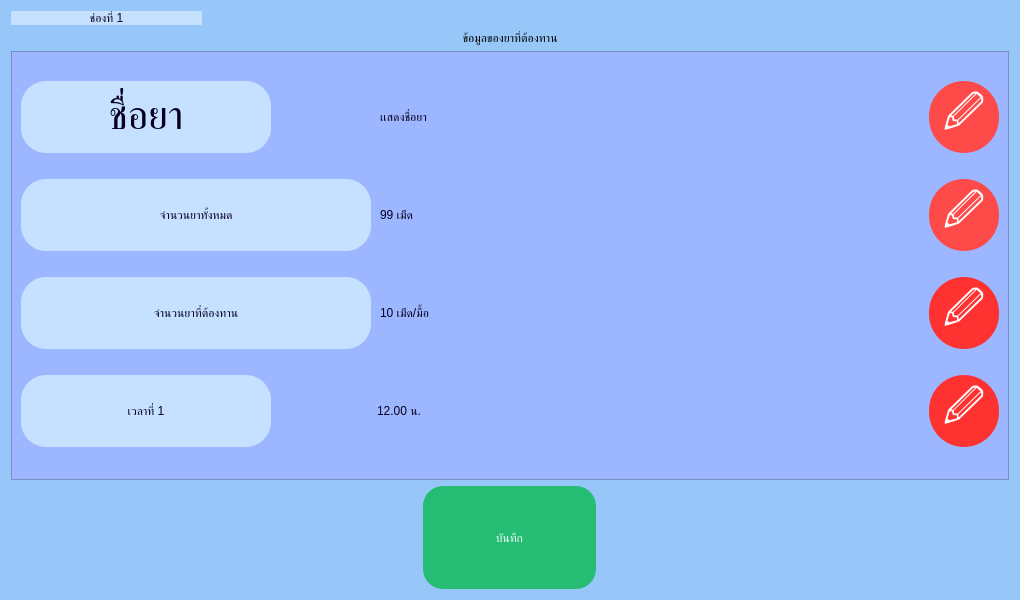
<?xml version="1.0" encoding="UTF-8"?>
<ui version="4.0">
 <class>background_summary_screen</class>
 <widget class="QDialog" name="background_summary_screen">
  <property name="geometry">
   <rect>
    <x>0</x>
    <y>0</y>
    <width>1020</width>
    <height>600</height>
   </rect>
  </property>
  <property name="windowTitle">
   <string>Dialog</string>
  </property>
  <property name="styleSheet">
   <string notr="true">QWidget#background_summary_screen{
background-color: #97C7F9}</string>
  </property>
  <layout class="QGridLayout" name="gridLayout">
   <item row="3" column="0">
    <widget class="QLabel" name="text_header_summary_screen">
     <property name="styleSheet">
      <string notr="true">font: 75 34pt &quot;JasmineUPC&quot;;
</string>
     </property>
     <property name="text">
      <string>ข้อมูลของยาที่ต้องทาน</string>
     </property>
     <property name="scaledContents">
      <bool>false</bool>
     </property>
     <property name="alignment">
      <set>Qt::AlignCenter</set>
     </property>
     <property name="wordWrap">
      <bool>false</bool>
     </property>
     <property name="margin">
      <number>0</number>
     </property>
     <property name="indent">
      <number>50</number>
     </property>
    </widget>
   </item>
   <item row="5" column="0">
    <widget class="QScrollArea" name="scroll_area">
     <property name="minimumSize">
      <size>
       <width>0</width>
       <height>300</height>
      </size>
     </property>
     <property name="styleSheet">
      <string notr="true">background-color:rgb(156, 183, 255);
border-color:rgb(156, 183, 255);

</string>
     </property>
     <property name="widgetResizable">
      <bool>true</bool>
     </property>
     <widget class="QWidget" name="scrollAreaWidgetContents">
      <property name="geometry">
       <rect>
        <x>0</x>
        <y>0</y>
        <width>996</width>
        <height>356</height>
       </rect>
      </property>
      <layout class="QGridLayout" name="gridLayout_2">
       <item row="5" column="1">
        <widget class="QLabel" name="show_total_pills">
         <property name="enabled">
          <bool>true</bool>
         </property>
         <property name="minimumSize">
          <size>
           <width>350</width>
           <height>60</height>
          </size>
         </property>
         <property name="styleSheet">
          <string notr="true">font: 75 34pt &quot;JasmineUPC&quot;;
color: #070021;
margin-right:50px</string>
         </property>
         <property name="text">
          <string>99 เม็ด</string>
         </property>
        </widget>
       </item>
       <item row="0" column="1">
        <widget class="QLabel" name="show_pill_name">
         <property name="enabled">
          <bool>true</bool>
         </property>
         <property name="sizePolicy">
          <sizepolicy hsizetype="Preferred" vsizetype="Preferred">
           <horstretch>0</horstretch>
           <verstretch>0</verstretch>
          </sizepolicy>
         </property>
         <property name="minimumSize">
          <size>
           <width>379</width>
           <height>0</height>
          </size>
         </property>
         <property name="styleSheet">
          <string notr="true">font: 75 32pt &quot;JasmineUPC&quot;;
color: #070021;
border: none;
margin-right:50px</string>
         </property>
         <property name="text">
          <string>เเสดงชื่อยา</string>
         </property>
         <property name="margin">
          <number>5</number>
         </property>
        </widget>
       </item>
       <item row="8" column="1">
        <widget class="QLabel" name="show_amount_pill">
         <property name="sizePolicy">
          <sizepolicy hsizetype="Preferred" vsizetype="Preferred">
           <horstretch>50</horstretch>
           <verstretch>0</verstretch>
          </sizepolicy>
         </property>
         <property name="styleSheet">
          <string notr="true">font: 75 34pt &quot;JasmineUPC&quot;;
color: #070021;
margin-right:50px</string>
         </property>
         <property name="text">
          <string>10 เม็ด/มื้อ</string>
         </property>
        </widget>
       </item>
       <item row="12" column="3">
        <widget class="QToolButton" name="button_edit_time">
         <property name="minimumSize">
          <size>
           <width>70</width>
           <height>70</height>
          </size>
         </property>
         <property name="styleSheet">
          <string notr="true">QToolButton#button_edit_time {
   font-size: 40px;
  background-color: rgb(255, 74, 74);
  border-radius: 35px;
  color: white;
}
QToolButton#button_edit_time {
	font-size: 40px;
  background-color: rgb(255, 50, 50);
  border-radius: 35px;
  color: white;
}</string>
         </property>
         <property name="text">
          <string>🖉</string>
         </property>
        </widget>
       </item>
       <item row="0" column="3">
        <widget class="QToolButton" name="button_edit_pill_name">
         <property name="minimumSize">
          <size>
           <width>70</width>
           <height>70</height>
          </size>
         </property>
         <property name="styleSheet">
          <string notr="true">QToolButton#button_edit_pill_name  {
   font-size: 40px;
  background-color: rgb(255, 74, 74);
  border-radius: 35px;
  color: white;
}
QToolButton#button_edit_pill_name :hover {
 font-size: 40px;
  background-color: rgb(255, 50, 50);
  border-radius:35px;
  color: white;
}</string>
         </property>
         <property name="text">
          <string>🖉</string>
         </property>
        </widget>
       </item>
       <item row="12" column="1">
        <widget class="QLabel" name="show_time">
         <property name="styleSheet">
          <string notr="true">font: 75 34pt &quot;JasmineUPC&quot;;
color: #070021;
</string>
         </property>
         <property name="text">
          <string>12.00 น.</string>
         </property>
         <property name="margin">
          <number>5</number>
         </property>
        </widget>
       </item>
       <item row="5" column="3">
        <widget class="QToolButton" name="button_edit_total_pills">
         <property name="minimumSize">
          <size>
           <width>70</width>
           <height>70</height>
          </size>
         </property>
         <property name="styleSheet">
          <string notr="true">QToolButton#button_edit_total_pills {
   font-size: 40px;
  background-color: rgb(255, 74, 74);
  border-radius: 35px;
  color: white;
}
QToolButton#button_edit_total_pills:hover {
	font-size: 40px;
  background-color: rgb(255, 50, 50);
  border-radius: 35px;
  color: white;
}</string>
         </property>
         <property name="text">
          <string>🖉</string>
         </property>
        </widget>
       </item>
       <item row="8" column="0">
        <widget class="QLabel" name="question_amount_pill">
         <property name="minimumSize">
          <size>
           <width>350</width>
           <height>0</height>
          </size>
         </property>
         <property name="maximumSize">
          <size>
           <width>400</width>
           <height>16777215</height>
          </size>
         </property>
         <property name="styleSheet">
          <string notr="true">background-color: none;
font: 75 30pt &quot;JasmineUPC&quot;;
border-radius: 25px;
color: #070021;
background-color: #C5E1FF;</string>
         </property>
         <property name="text">
          <string>จำนวนยาที่ต้องทาน</string>
         </property>
         <property name="alignment">
          <set>Qt::AlignCenter</set>
         </property>
         <property name="wordWrap">
          <bool>true</bool>
         </property>
         <property name="margin">
          <number>5</number>
         </property>
        </widget>
       </item>
       <item row="8" column="3">
        <widget class="QToolButton" name="button_edit_amount_pill">
         <property name="minimumSize">
          <size>
           <width>70</width>
           <height>70</height>
          </size>
         </property>
         <property name="styleSheet">
          <string notr="true">QToolButton#button_edit_amount_pill {
   font-size: 40px;
  background-color: rgb(255, 74, 74);
  border-radius: 35px;
  color: white;
}
QToolButton#button_edit_amount_pill {
	font-size: 40px;
  background-color: rgb(255, 50, 50);
  border-radius: 35px;
  color: white;
}</string>
         </property>
         <property name="text">
          <string>🖉</string>
         </property>
        </widget>
       </item>
       <item row="0" column="0">
        <widget class="QLabel" name="question_pill_name">
         <property name="sizePolicy">
          <sizepolicy hsizetype="Preferred" vsizetype="Preferred">
           <horstretch>0</horstretch>
           <verstretch>0</verstretch>
          </sizepolicy>
         </property>
         <property name="minimumSize">
          <size>
           <width>250</width>
           <height>35</height>
          </size>
         </property>
         <property name="maximumSize">
          <size>
           <width>2</width>
           <height>100</height>
          </size>
         </property>
         <property name="sizeIncrement">
          <size>
           <width>0</width>
           <height>0</height>
          </size>
         </property>
         <property name="font">
          <font>
           <family>JasmineUPC</family>
           <pointsize>30</pointsize>
           <weight>9</weight>
           <italic>false</italic>
           <bold>false</bold>
          </font>
         </property>
         <property name="layoutDirection">
          <enum>Qt::LeftToRight</enum>
         </property>
         <property name="styleSheet">
          <string notr="true">background-color: #C5E1FF;
font: 75 30pt &quot;JasmineUPC&quot;;
border-radius: 25px;
color: #070021;

</string>
         </property>
         <property name="frameShape">
          <enum>QFrame::NoFrame</enum>
         </property>
         <property name="frameShadow">
          <enum>QFrame::Plain</enum>
         </property>
         <property name="text">
          <string>ชื่อยา</string>
         </property>
         <property name="scaledContents">
          <bool>false</bool>
         </property>
         <property name="alignment">
          <set>Qt::AlignCenter</set>
         </property>
         <property name="wordWrap">
          <bool>true</bool>
         </property>
         <property name="margin">
          <number>5</number>
         </property>
        </widget>
       </item>
       <item row="12" column="0">
        <widget class="QLabel" name="question_time_no1">
         <property name="minimumSize">
          <size>
           <width>250</width>
           <height>0</height>
          </size>
         </property>
         <property name="maximumSize">
          <size>
           <width>250</width>
           <height>16777215</height>
          </size>
         </property>
         <property name="styleSheet">
          <string notr="true">background-color: none;
font: 75 30pt &quot;JasmineUPC&quot;;
border-radius: 25px;
color: #070021;
background-color: #C5E1FF;</string>
         </property>
         <property name="text">
          <string>เวลาที่ 1</string>
         </property>
         <property name="alignment">
          <set>Qt::AlignCenter</set>
         </property>
        </widget>
       </item>
       <item row="5" column="0">
        <widget class="QLabel" name="question_total_pills">
         <property name="sizePolicy">
          <sizepolicy hsizetype="Preferred" vsizetype="Preferred">
           <horstretch>0</horstretch>
           <verstretch>15</verstretch>
          </sizepolicy>
         </property>
         <property name="minimumSize">
          <size>
           <width>20</width>
           <height>30</height>
          </size>
         </property>
         <property name="maximumSize">
          <size>
           <width>360</width>
           <height>16777215</height>
          </size>
         </property>
         <property name="sizeIncrement">
          <size>
           <width>0</width>
           <height>0</height>
          </size>
         </property>
         <property name="styleSheet">
          <string notr="true">background-color: none;
font: 75 30pt &quot;JasmineUPC&quot;;
border-radius: 25px;
color: #070021;
background-color: #C5E1FF;</string>
         </property>
         <property name="text">
          <string>จำนวนยาทั้งหมด</string>
         </property>
         <property name="textFormat">
          <enum>Qt::AutoText</enum>
         </property>
         <property name="scaledContents">
          <bool>true</bool>
         </property>
         <property name="alignment">
          <set>Qt::AlignCenter</set>
         </property>
         <property name="wordWrap">
          <bool>true</bool>
         </property>
         <property name="margin">
          <number>5</number>
         </property>
        </widget>
       </item>
      </layout>
     </widget>
    </widget>
   </item>
   <item row="2" column="0">
    <widget class="QLabel" name="no_channel">
     <property name="sizePolicy">
      <sizepolicy hsizetype="Preferred" vsizetype="Preferred">
       <horstretch>0</horstretch>
       <verstretch>0</verstretch>
      </sizepolicy>
     </property>
     <property name="maximumSize">
      <size>
       <width>191</width>
       <height>61</height>
      </size>
     </property>
     <property name="styleSheet">
      <string notr="true">background-color: #C5E1FF;
font: 75 36pt &quot;JasmineUPC&quot;;
border-radius: 25px;
color: #070021;
</string>
     </property>
     <property name="text">
      <string>ช่องที่ 1</string>
     </property>
     <property name="alignment">
      <set>Qt::AlignCenter</set>
     </property>
     <property name="margin">
      <number>0</number>
     </property>
    </widget>
   </item>
   <item row="6" column="0" alignment="Qt::AlignHCenter">
    <widget class="QToolButton" name="button_save_pill_summary">
     <property name="minimumSize">
      <size>
       <width>100</width>
       <height>50</height>
      </size>
     </property>
     <property name="styleSheet">
      <string notr="true">QToolButton#button_save_pill_summary {
   	font: 75 36pt &quot;JasmineUPC&quot;;
	background-color:#24BD73;
	color: #ffffff;
	border-radius:20px;
	width: 170px;
	height: 100px;
}
QToolButton#button_save_pill_summary:hover {
	font: 75 36pt &quot;JasmineUPC&quot;;
	background-color:#23B36D;
	color: #ffffff;
	border-radius:20px;
	width: 170px;
	height:100px;
}</string>
     </property>
     <property name="text">
      <string>บันทึก</string>
     </property>
    </widget>
   </item>
  </layout>
 </widget>
 <resources/>
 <connections/>
</ui>
